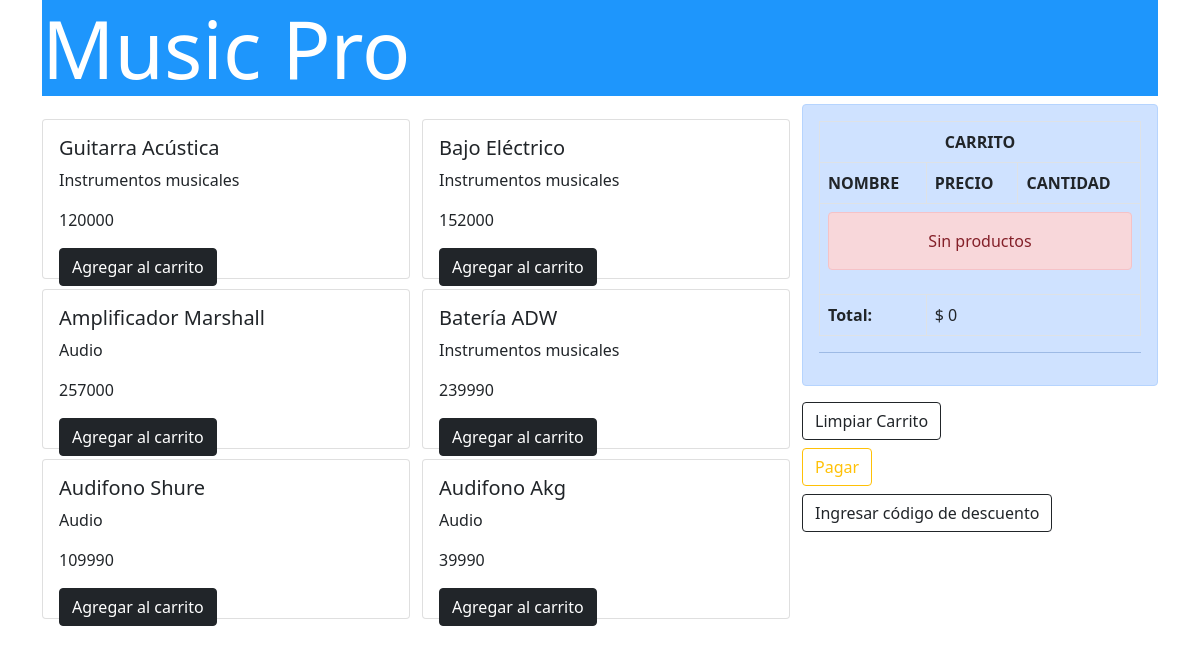
The app's page /, older data.
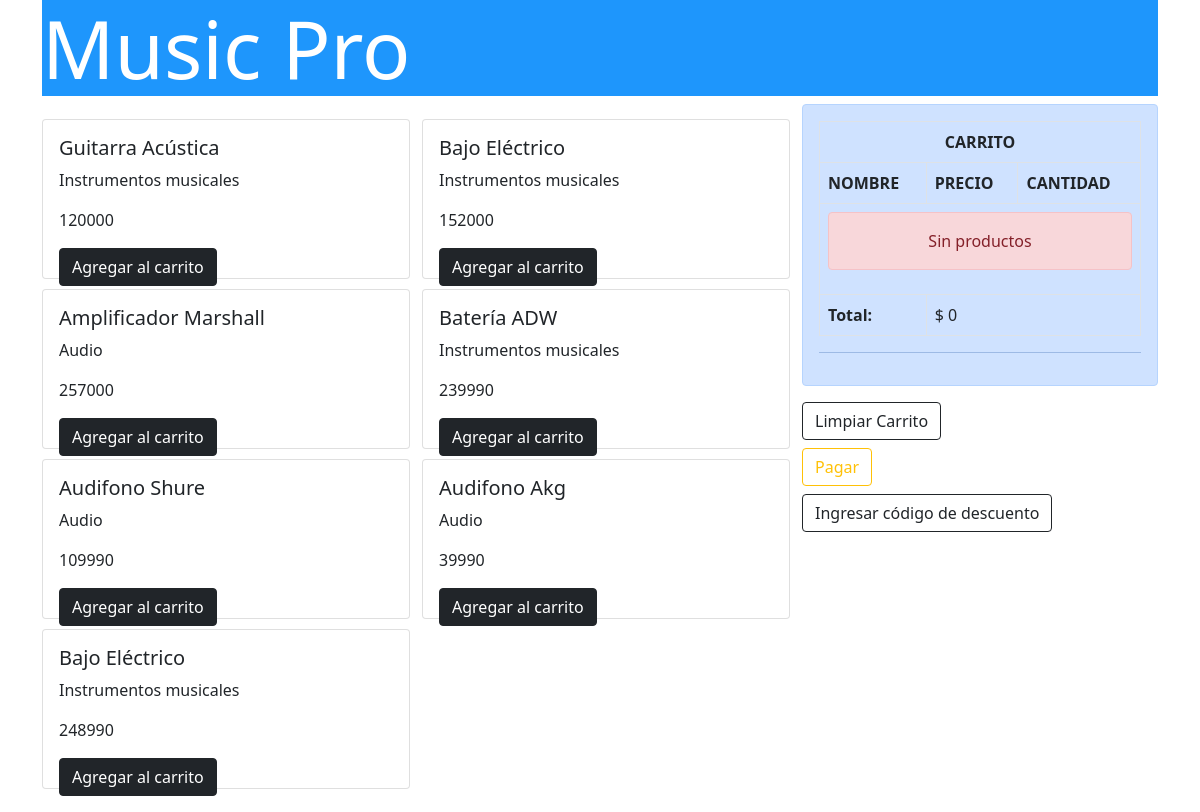
The same page, newer data.
### CarritoApp/models.py (models this page shows, shortened)
class Producto(models.Model):
    nombre = models.CharField(max_length=64)
    categoria = models.CharField(max_length=32)
    precio = models.IntegerField()

### CarritoApp/views.py (the view)
# urls.py: path('', tienda, name="Tienda"),
def tienda(request):
    productos = Producto.objects.all()
    return render(request, "tienda.html" , {'productos':productos})

### CarritoApp/context_processor.py (called while the page is built)
def total_carrito (request):
    total = 0
    if request.user.is_authenticated:
        if "carrito" in request.session.keys():
            for key, value in request.session["carrito"].items():
                total += int(value["acumulado"])
    return {"total_carrito": total}

### CarritoApp/templates/tienda.html (shortened to what this page needs)
{% load static %}
<!DOCTYPE html>
<html lang="es">
<head>
    <link href="https://cdn.jsdelivr.net/npm/bootstrap@5.0.2/dist/css/bootstrap.min.css" rel="stylesheet">
    <link href="{% static 'css/estilos.css' %}" rel="stylesheet">
</head>
<body>
    <div class="container">
        <div class="row">
            <div class="col-12 align-self-center"><h1 class="display-1">Music Pro</h1></div>
        </div>
        <div class="row">
            <div class="col-8">
                <div class="row" style="padding: 10px 0;">
                    <div class="col-12">
                        <div class="row">
                            {% for producto in productos %}
                            <div class="col-6">
                                <div class="card" style="height: 10rem; width: 23rem; margin: 5px 0px;">
                                    <div class="card-body">
                                        <h5 class="card-title">{{producto.nombre}}</h5>
                                        <p class="card-text">{{producto.categoria}}</p>
                                        <p class="card-text">{{producto.precio}}</p>
                                        <a href="{% url 'Add' producto.id %}" class="btn btn-dark">Agregar al carrito</a>
                                    </div>
                                </div>
                            </div>
                            {% endfor %}
                        </div>
                    </div>
                </div>
            </div>
            <div class="col-4">
                {% include "carrito.html" %}
            </div>
        </div>
    </div>

### CarritoApp/templates/carrito.html
<div class="alert alert-primary" role="alert">
<table class="table table-bordered">
    <thead>
        <tr>
            <th scope="row" colspan="3" class="text-center">CARRITO</th>
        </tr>
        <tr>
            <th scope="col">NOMBRE</th>
            <th scope="col">PRECIO</th>
            <th scope="col">CANTIDAD</th>
        </tr>
    </thead>
    <tbody>
    {% if request.session.carrito.items %}
    {% for key, value in request.session.carrito.items %}
        <tr>
            <td>{{value.nombre}}</td>
            <td>{{value.precio}}</td>
            <td>{{value.acumulado}}
                <a href="{% url 'Add' value.producto_id %}" class="badge btn btn-dark badge-dark">+</a>
                <a href="{% url 'Sub' value.producto_id %}" class="badge btn btn-dark badge-dark">-</a>
            </td>
        </tr>
    {% endfor %}
    {% else %}
    <tr>
        <td colspan="3">
            <div class="alert alert-danger text-center"> Sin productos </div>
        </td>
    </tr>
    {% endif %}
        <tr>
            <th scope="row">Total:</th>
            <td colspan="2">$ {{total_carrito}}</td>
        </tr>
    </tbody>
</table>
<hr>
</div>
<div class="d-grid gap-2">
    <div class="col-6"><a href="{% url 'CLS' %}" class="btn btn-outline-dark">Limpiar Carrito</a></div>
    <div class="col-12"><a href="{% url 'pago' %}" class="btn btn-outline-warning">Pagar</a></div>
    <div class="col-18"><a href="#" class="btn btn-outline-dark">Ingresar código de descuento</a></div>
</div>

### CarritoApp/static/css/estilos.css (style rules this page uses)
body { font-family: "Segoe UI", 'consolas'; }
.container { flex-direction: row/ row-reverse/ column/ column-reverse; }
.display-1 { background:#1e96fc; color:white; }

Row changes from the older to the newer data that the page shows:
added Producto: nombre "Bajo Eléctrico", categoria "Instrumentos musicales", precio "248990"
